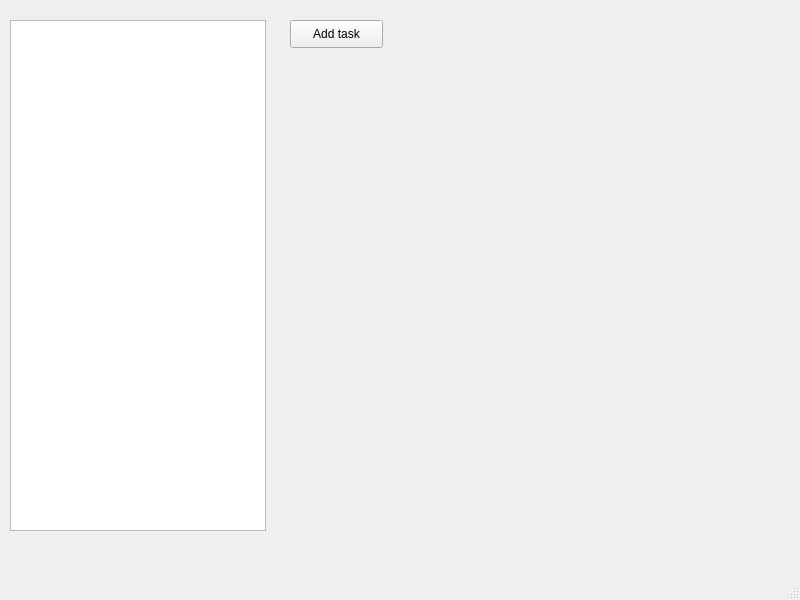
<?xml version="1.0" encoding="UTF-8"?>
<ui version="4.0">
 <class>MainWindow</class>
 <widget class="QMainWindow" name="MainWindow">
  <property name="geometry">
   <rect>
    <x>0</x>
    <y>0</y>
    <width>800</width>
    <height>600</height>
   </rect>
  </property>
  <property name="windowTitle">
   <string>MainWindow</string>
  </property>
  <widget class="QWidget" name="centralwidget">
   <widget class="QListView" name="listView">
    <property name="geometry">
     <rect>
      <x>10</x>
      <y>20</y>
      <width>256</width>
      <height>511</height>
     </rect>
    </property>
   </widget>
   <widget class="QPushButton" name="pushButton">
    <property name="geometry">
     <rect>
      <x>290</x>
      <y>20</y>
      <width>93</width>
      <height>28</height>
     </rect>
    </property>
    <property name="text">
     <string>Add task</string>
    </property>
   </widget>
  </widget>
  <widget class="QMenuBar" name="menubar">
   <property name="geometry">
    <rect>
     <x>0</x>
     <y>0</y>
     <width>800</width>
     <height>26</height>
    </rect>
   </property>
  </widget>
  <widget class="QStatusBar" name="statusbar"/>
 </widget>
 <resources/>
 <connections/>
</ui>
